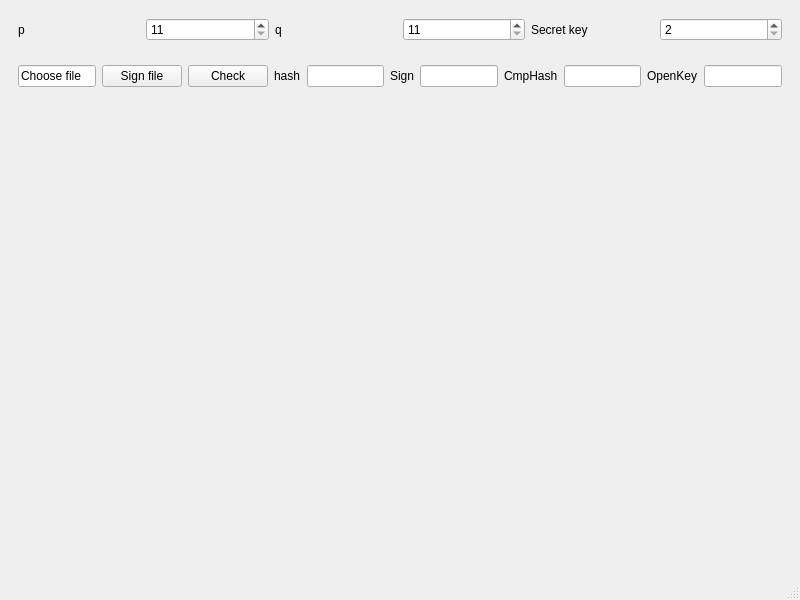
<?xml version="1.0" encoding="UTF-8"?>
<ui version="4.0">
 <class>MainWindow</class>
 <widget class="QMainWindow" name="MainWindow">
  <property name="geometry">
   <rect>
    <x>0</x>
    <y>0</y>
    <width>800</width>
    <height>600</height>
   </rect>
  </property>
  <property name="windowTitle">
   <string>MainWindow</string>
  </property>
  <widget class="QWidget" name="centralwidget">
   <layout class="QVBoxLayout" name="verticalLayout">
    <item>
     <widget class="QWidget" name="widget" native="true">
      <layout class="QHBoxLayout" name="horizontalLayout">
       <item>
        <widget class="QLabel" name="label">
         <property name="text">
          <string>p</string>
         </property>
        </widget>
       </item>
       <item>
        <widget class="QSpinBox" name="spbP">
         <property name="minimum">
          <number>11</number>
         </property>
         <property name="maximum">
          <number>1000000</number>
         </property>
         <property name="singleStep">
          <number>1</number>
         </property>
        </widget>
       </item>
       <item>
        <widget class="QLabel" name="label_2">
         <property name="text">
          <string>q</string>
         </property>
        </widget>
       </item>
       <item>
        <widget class="QSpinBox" name="spbQ">
         <property name="minimum">
          <number>11</number>
         </property>
         <property name="maximum">
          <number>1000000</number>
         </property>
         <property name="singleStep">
          <number>1</number>
         </property>
        </widget>
       </item>
       <item>
        <widget class="QLabel" name="label_5">
         <property name="text">
          <string>Secret key</string>
         </property>
        </widget>
       </item>
       <item>
        <widget class="QSpinBox" name="spbD">
         <property name="minimum">
          <number>2</number>
         </property>
        </widget>
       </item>
      </layout>
     </widget>
    </item>
    <item>
     <widget class="QWidget" name="widget_2" native="true">
      <layout class="QHBoxLayout" name="horizontalLayout_2">
       <item>
        <widget class="QLineEdit" name="ledFile">
         <property name="text">
          <string>Choose file</string>
         </property>
         <property name="readOnly">
          <bool>true</bool>
         </property>
        </widget>
       </item>
       <item>
        <widget class="QPushButton" name="btnSing">
         <property name="text">
          <string>Sign file</string>
         </property>
        </widget>
       </item>
       <item>
        <widget class="QPushButton" name="pushButton">
         <property name="text">
          <string>Check</string>
         </property>
        </widget>
       </item>
       <item>
        <widget class="QLabel" name="label_3">
         <property name="text">
          <string>hash</string>
         </property>
        </widget>
       </item>
       <item>
        <widget class="QLineEdit" name="ledH">
         <property name="readOnly">
          <bool>true</bool>
         </property>
        </widget>
       </item>
       <item>
        <widget class="QLabel" name="label_4">
         <property name="text">
          <string>Sign</string>
         </property>
        </widget>
       </item>
       <item>
        <widget class="QLineEdit" name="ledSign">
         <property name="readOnly">
          <bool>true</bool>
         </property>
        </widget>
       </item>
       <item>
        <widget class="QLabel" name="label_6">
         <property name="text">
          <string>CmpHash</string>
         </property>
        </widget>
       </item>
       <item>
        <widget class="QLineEdit" name="ledCmp">
         <property name="readOnly">
          <bool>true</bool>
         </property>
        </widget>
       </item>
       <item>
        <widget class="QLabel" name="label_7">
         <property name="text">
          <string>OpenKey</string>
         </property>
        </widget>
       </item>
       <item>
        <widget class="QLineEdit" name="ledE">
         <property name="readOnly">
          <bool>true</bool>
         </property>
        </widget>
       </item>
      </layout>
     </widget>
    </item>
    <item>
     <spacer name="verticalSpacer">
      <property name="orientation">
       <enum>Qt::Vertical</enum>
      </property>
      <property name="sizeHint" stdset="0">
       <size>
        <width>20</width>
        <height>40</height>
       </size>
      </property>
     </spacer>
    </item>
   </layout>
  </widget>
  <widget class="QMenuBar" name="menubar">
   <property name="geometry">
    <rect>
     <x>0</x>
     <y>0</y>
     <width>800</width>
     <height>23</height>
    </rect>
   </property>
  </widget>
  <widget class="QStatusBar" name="statusbar"/>
 </widget>
 <resources/>
 <connections>
  <connection>
   <sender>btnSing</sender>
   <signal>clicked()</signal>
   <receiver>MainWindow</receiver>
   <slot>sign()</slot>
   <hints>
    <hint type="sourcelabel">
     <x>265</x>
     <y>111</y>
    </hint>
    <hint type="destinationlabel">
     <x>7</x>
     <y>109</y>
    </hint>
   </hints>
  </connection>
  <connection>
   <sender>pushButton</sender>
   <signal>clicked()</signal>
   <receiver>MainWindow</receiver>
   <slot>check()</slot>
   <hints>
    <hint type="sourcelabel">
     <x>298</x>
     <y>111</y>
    </hint>
    <hint type="destinationlabel">
     <x>451</x>
     <y>130</y>
    </hint>
   </hints>
  </connection>
  <connection>
   <sender>spbQ</sender>
   <signal>editingFinished()</signal>
   <receiver>MainWindow</receiver>
   <slot>setQ()</slot>
   <hints>
    <hint type="sourcelabel">
     <x>457</x>
     <y>48</y>
    </hint>
    <hint type="destinationlabel">
     <x>459</x>
     <y>25</y>
    </hint>
   </hints>
  </connection>
  <connection>
   <sender>spbP</sender>
   <signal>editingFinished()</signal>
   <receiver>MainWindow</receiver>
   <slot>setP()</slot>
   <hints>
    <hint type="sourcelabel">
     <x>212</x>
     <y>47</y>
    </hint>
    <hint type="destinationlabel">
     <x>174</x>
     <y>27</y>
    </hint>
   </hints>
  </connection>
  <connection>
   <sender>spbD</sender>
   <signal>valueChanged(int)</signal>
   <receiver>MainWindow</receiver>
   <slot>setD()</slot>
   <hints>
    <hint type="sourcelabel">
     <x>716</x>
     <y>58</y>
    </hint>
    <hint type="destinationlabel">
     <x>728</x>
     <y>29</y>
    </hint>
   </hints>
  </connection>
 </connections>
 <slots>
  <slot>sign()</slot>
  <slot>check()</slot>
  <slot>setP()</slot>
  <slot>setQ()</slot>
  <slot>setD()</slot>
 </slots>
</ui>
